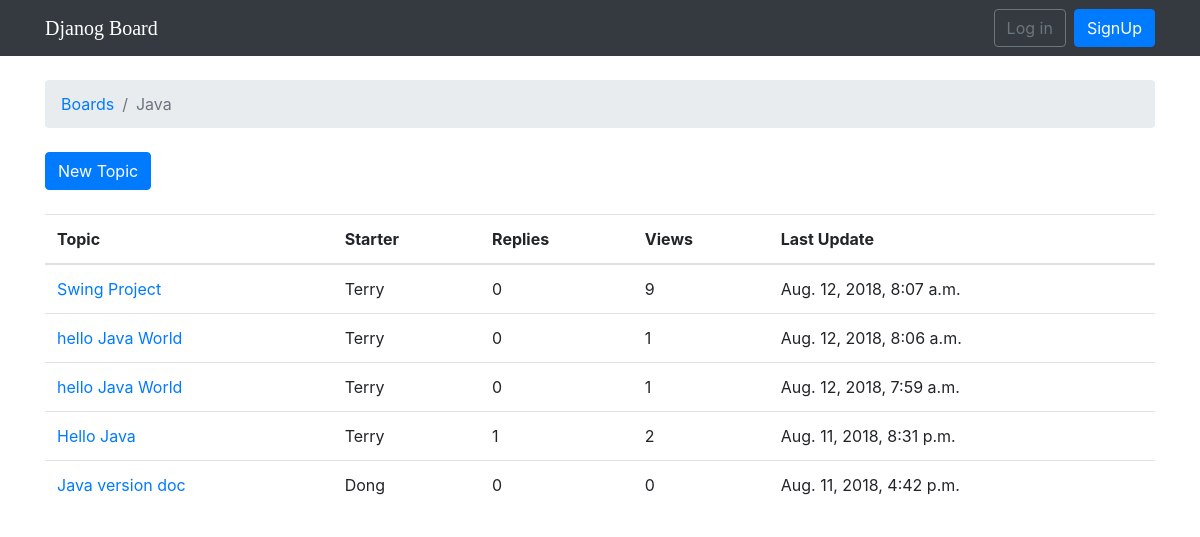
The page /boards/2/ on the database its author committed.
### djforum/models.py (models this page shows, shortened)
class Board(models.Model):
	name = models.CharField(max_length = 255)
	description = models.CharField(max_length = 255)

class Topic(models.Model):
	subject = models.CharField(max_length = 255)
	last_updated = models.DateTimeField(auto_now_add = True)
	board = models.ForeignKey(Board, on_delete = models.CASCADE, related_name = 'topics')
	starter = models.ForeignKey(User, on_delete = models.CASCADE, related_name = 'topics')
	views = models.PositiveIntegerField(default = 0)

### djforum/views.py (the view)
# urls.py: path('boards/<int:pk>/', views.TopicListView.as_view(), name = 'board_topics'),
class TopicListView(ListView):
	model = Topic
	context_object_name = 'topics'
	template_name = 'topics.html'
	paginated_by = 20
	def get_context_data(self, **kwargs):
		kwargs['board'] = self.board
		return super().get_context_data(**kwargs)
	def get_queryset(self):
		self.board = get_object_or_404(Board, pk = self.kwargs.get('pk'))
		queryset = self.board.topics.order_by('-last_updated').annotate(replies=Count('posts')-1)
		return queryset

### templates/topics.html (shortened to what this page needs)
{% extends 'base.html' %}
{% block breadcrumb %}
	<li class="breadcrumb-item"><a href="{% url 'home' %}">Boards</a></li>
	<li class="breadcrumb-item active">{{ board.name }}</li>
{% endblock breadcrumb %}
{% block content %}
	<div class="mb-4">
		<a href="{% url 'new_topic' board.pk %}" class="btn btn-primary">New Topic</a>
	</div>
	<table class="table">
		<thead class="thead-inverse">
			<tr>
				<th>Topic</th>
				<th>Starter</th>
				<th>Replies</th>
				<th>Views</th>
				<th>Last Update</th>
			</tr>
		</thead>
		<tbody>
			{% for topic in topics %}
			<tr>
				<td><a href="{% url 'topic_posts' board.pk topic.pk %}">{{topic.subject}}</a></td>
				<td>{{topic.starter.username}}</td>
				<td>{{topic.replies}}</td>
				<td>{{topic.views}}</td>
				<td>{{topic.last_updated}}</td>
			</tr>
			{% endfor %}
		</tbody>
	</table>
{% endblock content %}

### rows shown on the page
Board: name "Java"
Topic: subject "Swing Project", starter.username "Terry", replies "0", views "9", last_updated "Aug. 12, 2018, 8:07 a.m."
Topic: subject "hello Java World", starter.username "Terry", replies "0", views "1", last_updated "Aug. 12, 2018, 8:06 a.m."
Topic: subject "hello Java World", starter.username "Terry", replies "0", views "1", last_updated "Aug. 12, 2018, 7:59 a.m."
Topic: subject "Hello Java", starter.username "Terry", replies "1", views "2", last_updated "Aug. 11, 2018, 8:31 p.m."
Topic: subject "Java version doc", starter.username "Dong", replies "0", views "0", last_updated "Aug. 11, 2018, 4:42 p.m."
